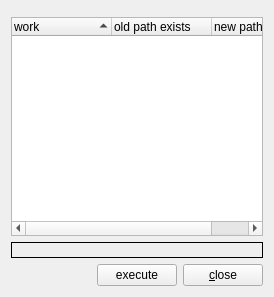
<?xml version="1.0" encoding="UTF-8"?>
<ui version="4.0">
 <class>MRemapTgz</class>
 <widget class="QWidget" name="MRemapTgz">
  <property name="windowModality">
   <enum>Qt::NonModal</enum>
  </property>
  <property name="geometry">
   <rect>
    <x>0</x>
    <y>0</y>
    <width>274</width>
    <height>297</height>
   </rect>
  </property>
  <property name="windowTitle">
   <string notr="true"/>
  </property>
  <property name="windowIcon">
   <iconset resource="resfile.qrc">
    <normaloff>:/new/icons/icons/tgz.png</normaloff>:/new/icons/icons/tgz.png</iconset>
  </property>
  <layout class="QVBoxLayout" name="verticalLayout">
   <item>
    <widget class="MFileChooser" name="wdgDir" native="true"/>
   </item>
   <item>
    <widget class="QTreeWidget" name="treeItems">
     <property name="showDropIndicator" stdset="0">
      <bool>false</bool>
     </property>
     <property name="selectionMode">
      <enum>QAbstractItemView::SingleSelection</enum>
     </property>
     <property name="rootIsDecorated">
      <bool>false</bool>
     </property>
     <property name="itemsExpandable">
      <bool>false</bool>
     </property>
     <property name="sortingEnabled">
      <bool>true</bool>
     </property>
     <property name="expandsOnDoubleClick">
      <bool>false</bool>
     </property>
     <column>
      <property name="text">
       <string>work</string>
      </property>
     </column>
     <column>
      <property name="text">
       <string>old path exists</string>
      </property>
     </column>
     <column>
      <property name="text">
       <string>new path exists</string>
      </property>
     </column>
    </widget>
   </item>
   <item>
    <widget class="QLabel" name="lblInfo">
     <property name="frameShape">
      <enum>QFrame::Box</enum>
     </property>
     <property name="text">
      <string notr="true"/>
     </property>
     <property name="wordWrap">
      <bool>true</bool>
     </property>
     <property name="textInteractionFlags">
      <set>Qt::TextSelectableByKeyboard|Qt::TextSelectableByMouse</set>
     </property>
    </widget>
   </item>
   <item>
    <layout class="QHBoxLayout" name="horizontalLayout">
     <item>
      <spacer name="horizontalSpacer">
       <property name="orientation">
        <enum>Qt::Horizontal</enum>
       </property>
       <property name="sizeHint" stdset="0">
        <size>
         <width>40</width>
         <height>20</height>
        </size>
       </property>
      </spacer>
     </item>
     <item>
      <widget class="QPushButton" name="btStart">
       <property name="text">
        <string>execute</string>
       </property>
       <property name="icon">
        <iconset resource="resfile.qrc">
         <normaloff>:/new/icons/icons/work.png</normaloff>:/new/icons/icons/work.png</iconset>
       </property>
       <property name="shortcut">
        <string>Ctrl+E</string>
       </property>
      </widget>
     </item>
     <item>
      <widget class="QPushButton" name="btClose">
       <property name="text">
        <string>&amp;close</string>
       </property>
       <property name="icon">
        <iconset resource="resfile.qrc">
         <normaloff>:/new/icons/icons/stop.png</normaloff>:/new/icons/icons/stop.png</iconset>
       </property>
       <property name="shortcut">
        <string>Esc</string>
       </property>
      </widget>
     </item>
    </layout>
   </item>
  </layout>
 </widget>
 <customwidgets>
  <customwidget>
   <class>MFileChooser</class>
   <extends>QWidget</extends>
   <header>filechooser.h</header>
   <container>1</container>
  </customwidget>
 </customwidgets>
 <resources>
  <include location="resfile.qrc"/>
 </resources>
 <connections/>
</ui>
